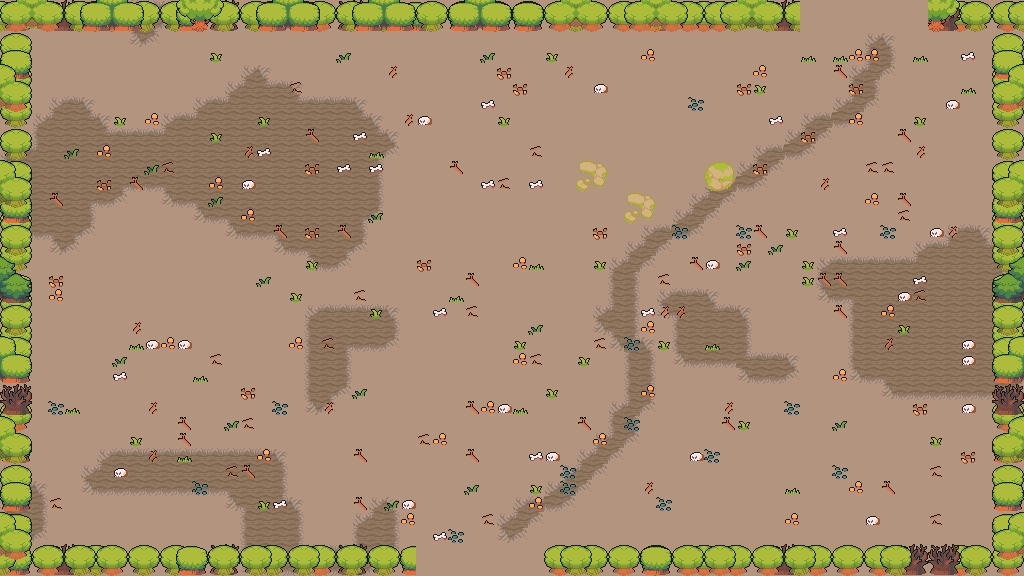

The image is a tile-based game level rendered from a .tmx file. Its description and source (layers, tilesets, objects; grid data summarised) follow:
An orthogonal 64x36 tile map with 16x16 px tiles, 7 tile layers (floor, ground, path, decor, ...), 8 tilesets and 40 objects (21x prop, 8x spawn, 8x obstacle, 2x door, playerStart).

<map version="1.10" tiledversion="1.11.0" orientation="orthogonal" renderorder="right-down" width="64" height="36" tilewidth="16" tileheight="16" infinite="0" nextlayerid="9" nextobjectid="41">
 <properties>
    <property name="chapter" type="int" value="3" />
    <property name="room" type="int" value="3" />
    <property name="isBossRoom" type="bool" value="false" />
 </properties>
 <tileset firstgid="1" source="ground.tsx" />
 <tileset firstgid="241" source="village.tsx" />
 <tileset firstgid="481" source="house.tsx" />
 <tileset firstgid="1240" source="towers.tsx" />
 <tileset firstgid="1384" source="hole.tsx" />
 <tileset firstgid="1439" source="floordetail.tsx" />
 <tileset firstgid="1519" source="tilefloor.tsx" />
 <tileset firstgid="2091" source="nature.tsx" />
 <layer id="1" name="floor" width="64" height="36">
  <data>[2304 cells, 2304 non-empty, 1 distinct tile ids]</data>
 </layer>
 <layer id="2" name="ground" width="64" height="36">
  <data>[2304 cells, 478 non-empty, 13 distinct tile ids]</data>
 </layer>
 <layer id="3" name="path" width="64" height="36">
  <data>[2304 cells, 91 non-empty, 11 distinct tile ids]</data>
 </layer>
 <layer id="4" name="decor" width="64" height="36">
  <data>[2304 cells, 225 non-empty, 19 distinct tile ids]</data>
 </layer>
 <layer id="5" name="border-back" width="64" height="36">
  <data>[2304 cells, 298 non-empty, 24 distinct tile ids]</data>
 </layer>
 <layer id="6" name="border-mid" width="64" height="36">
  <data>[2304 cells, 290 non-empty, 24 distinct tile ids]</data>
 </layer>
 <layer id="7" name="border-front" width="64" height="36">
  <data>[2304 cells, 148 non-empty, 66 distinct tile ids]</data>
 </layer>
 <objectgroup id="8" name="objects">
  <object id="1" name="playerStart" x="480" y="352"><point /></object>
  <object id="2" name="spawn" x="352" y="352">
   <properties>
    <property name="role" value="chaser" />
    <property name="wave" type="int" value="1" />
    <property name="elite" type="bool" value="false" />
   </properties>
  <point /></object>
  <object id="3" name="spawn" x="672" y="368">
   <properties>
    <property name="role" value="caster" />
    <property name="wave" type="int" value="1" />
    <property name="elite" type="bool" value="false" />
   </properties>
  <point /></object>
  <object id="4" name="spawn" x="560" y="264">
   <properties>
    <property name="role" value="tank" />
    <property name="wave" type="int" value="2" />
    <property name="elite" type="bool" value="false" />
   </properties>
  <point /></object>
  <object id="5" name="spawn" x="496" y="216">
   <properties>
    <property name="role" value="chaser" />
    <property name="wave" type="int" value="2" />
    <property name="elite" type="bool" value="false" />
   </properties>
  <point /></object>
  <object id="6" name="spawn" x="376" y="400">
   <properties>
    <property name="role" value="chaser" />
    <property name="wave" type="int" value="3" />
    <property name="elite" type="bool" value="false" />
   </properties>
  <point /></object>
  <object id="7" name="spawn" x="608" y="488">
   <properties>
    <property name="role" value="caster" />
    <property name="wave" type="int" value="3" />
    <property name="elite" type="bool" value="false" />
   </properties>
  <point /></object>
  <object id="8" name="spawn" x="384" y="264">
   <properties>
    <property name="role" value="tank" />
    <property name="wave" type="int" value="3" />
    <property name="elite" type="bool" value="false" />
   </properties>
  <point /></object>
  <object id="9" name="spawn" x="456" y="240">
   <properties>
    <property name="role" value="chaser" />
    <property name="wave" type="int" value="3" />
    <property name="elite" type="bool" value="false" />
   </properties>
  <point /></object>
  <object id="10" name="door" x="480" y="568"><point /></object>
  <object id="11" name="door" x="872" y="8"><point /></object>
  <object id="12" name="obstacle" x="0" y="544" width="416" height="32">
   <properties>
    <property name="kind" value="edge" />
   </properties>
  </object>
  <object id="13" name="obstacle" x="544" y="544" width="480" height="32">
   <properties>
    <property name="kind" value="edge" />
   </properties>
  </object>
  <object id="14" name="obstacle" x="0" y="0" width="800" height="32">
   <properties>
    <property name="kind" value="edge" />
   </properties>
  </object>
  <object id="15" name="obstacle" x="928" y="0" width="96" height="32">
   <properties>
    <property name="kind" value="edge" />
   </properties>
  </object>
  <object id="16" name="obstacle" x="0" y="32" width="32" height="512">
   <properties>
    <property name="kind" value="edge" />
   </properties>
  </object>
  <object id="17" name="obstacle" x="992" y="32" width="32" height="512">
   <properties>
    <property name="kind" value="edge" />
   </properties>
  </object>
  <object id="18" name="obstacle" x="400" y="208" width="16" height="16">
   <properties>
    <property name="kind" value="pillar" />
   </properties>
  </object>
  <object id="19" name="obstacle" x="736" y="496" width="16" height="32">
   <properties>
    <property name="kind" value="pillar" />
   </properties>
  </object>
  <object id="20" name="prop" x="96" y="224" width="32" height="32">
   <properties>
    <property name="key" value="tree-mossy" />
   </properties>
  </object>
  <object id="21" name="prop" x="128" y="224" width="32" height="32">
   <properties>
    <property name="key" value="tree-dead" />
   </properties>
  </object>
  <object id="22" name="prop" x="112" y="256" width="32" height="32">
   <properties>
    <property name="key" value="tree-pine" />
   </properties>
  </object>
  <object id="23" name="prop" x="144" y="256" width="32" height="32">
   <properties>
    <property name="key" value="tree-mossy-alt" />
   </properties>
  </object>
  <object id="24" name="prop" x="624" y="128" width="64" height="48">
   <properties>
    <property name="key" value="ruined-house-orange" />
   </properties>
  </object>
  <object id="25" name="prop" x="560" y="112" width="32" height="32">
   <properties>
    <property name="key" value="frog-statue" />
   </properties>
  </object>
  <object id="26" name="prop" x="624" y="80" width="16" height="16">
   <properties>
    <property name="key" value="stump-mossy" />
   </properties>
  </object>
  <object id="27" name="prop" x="720" y="112" width="27" height="27">
   <properties>
    <property name="key" value="cart-ruined" />
   </properties>
  </object>
  <object id="28" name="prop" x="94" y="62" width="26" height="32">
   <properties>
    <property name="key" value="stone-tower-ruined" />
   </properties>
  </object>
  <object id="29" name="prop" x="112" y="48" width="16" height="16">
   <properties>
    <property name="key" value="bush-green" />
   </properties>
  </object>
  <object id="30" name="prop" x="224" y="80" width="16" height="16">
   <properties>
    <property name="key" value="grass-tall" />
   </properties>
  </object>
  <object id="31" name="prop" x="48" y="240" width="16" height="16">
   <properties>
    <property name="key" value="bush-light" />
   </properties>
  </object>
  <object id="32" name="prop" x="295" y="440" width="32" height="32">
   <properties>
    <property name="key" value="tree-mossy-alt" />
   </properties>
  </object>
  <object id="33" name="prop" x="64" y="448" width="16" height="16">
   <properties>
    <property name="key" value="bush-dark" />
   </properties>
  </object>
  <object id="34" name="prop" x="112" y="496" width="16" height="16">
   <properties>
    <property name="key" value="bush-dark" />
   </properties>
  </object>
  <object id="35" name="prop" x="64" y="336" width="16" height="16">
   <properties>
    <property name="key" value="bush-light" />
   </properties>
  </object>
  </objectgroup>
</map>
<!-- 5 of 40 objects omitted -->
